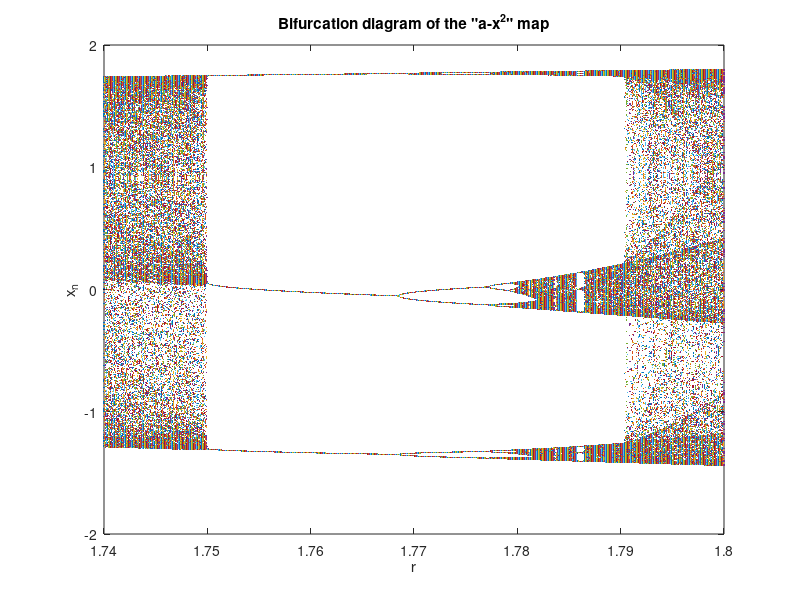

The MATLAB source for this figure:
Npre = 800; Nplot = 200; 
x = zeros(Nplot,1); 
for r = 1.74:0.00005:1.8, 
  x(1) = 1.78; 
  for n = 1:Npre, 
    x(1) = r-x(1)^2; 
  end, 
  for n = 1:Nplot-1, 
    x(n+1) = r-x(n)^2; 
  end, 
  plot(r*ones(Nplot,1), x, '.', 'markersize', 2); 
  hold on; 
end, 
title('Bifurcation diagram of the "a-x^2" map'); 
xlabel('r');  ylabel('x_n'); 
set(gca, 'xlim', [1.74 1.8]);
set(gca, 'ylim', [-2 2]);
hold off;